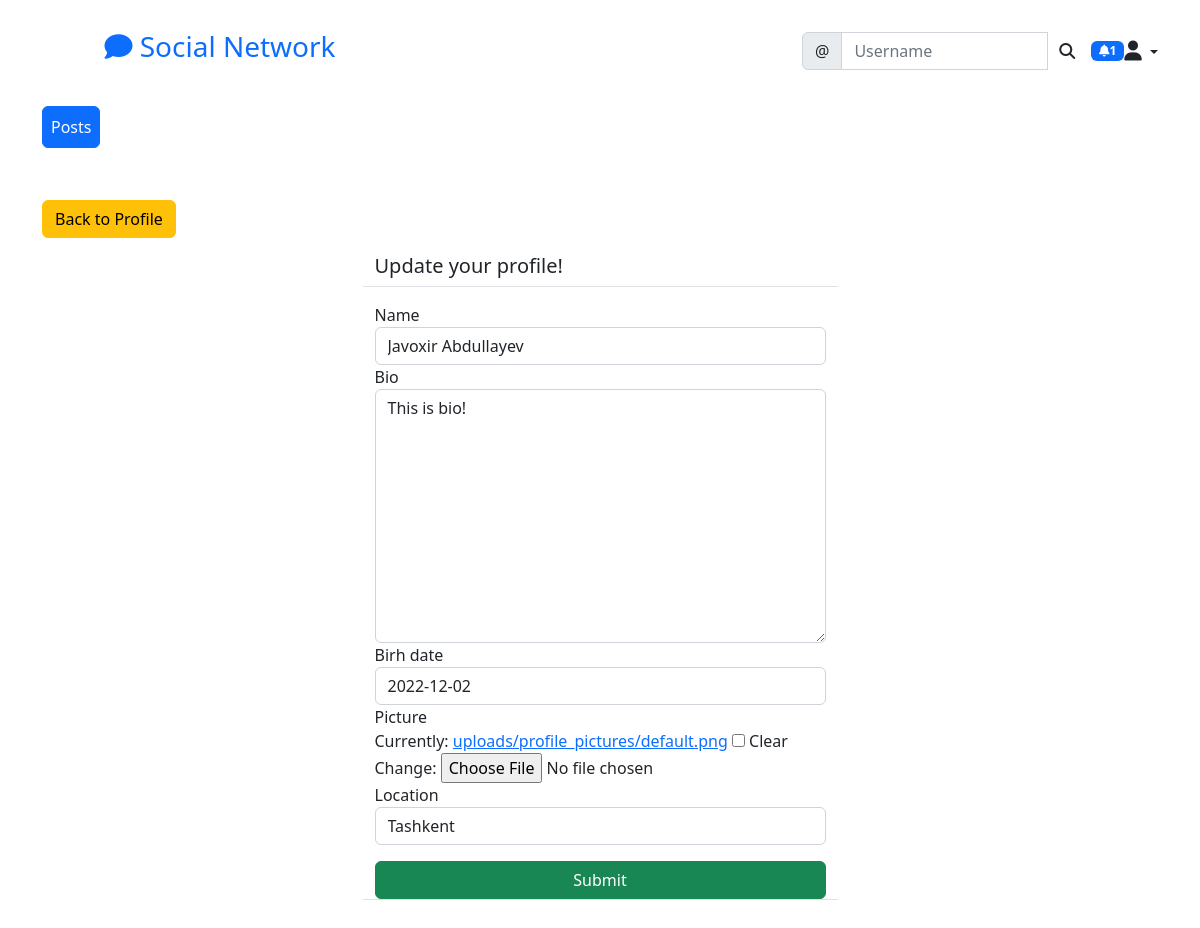
Screenshot of /social/profile/edit/3 (signed in) with the database file from the repository.
### social/models.py (models this page shows)
class UserProfile(models.Model):
    user = models.OneToOneField(User, primary_key=True,verbose_name='user',related_name='profile', on_delete=models.CASCADE)
    name = models.CharField(max_length=30, blank=True, null=True)
    bio = models.TextField(max_length=500, blank=True, null=True)
    birh_date = models.DateField(null=True, blank=True)
    location = models.CharField(max_length=100, blank=True, null=True)
    picture = models.ImageField(upload_to='uploads/profile_pictures', blank=True, default='uploads/profile_pictures/default.png')
    followers = models.ManyToManyField(User, blank=True, related_name='followers')

### social/views.py (the view, shortened to what this page needs)
class ProfileEditView(LoginRequiredMixin,UserPassesTestMixin, UpdateView):
    model = UserProfile
    fields = ['name', 'bio', 'birh_date', 'picture', 'location']
    template_name ='social/profile_edit.html'
    def test_func(self):
        profile = self.get_object()
        return self.request.user == profile.user

### landing/templatetags/custom_tags.py (called while the page is built)
@register.inclusion_tag('social/show_notifications.html', takes_context=True)
def show_notifications(context):
	request_user = context['request'].user
	notifications = Notification.objects.filter(to_user=request_user).exclude(user_has_seen=True).order_by('-date')
	return {'notifications': notifications}

### social/templates/social/profile_edit.html (shortened to what this page needs)
{% extends 'landing/base.html' %}
{% load crispy_forms_tags %}
{% block content %}
<div class="container">
    <div class="row mt-5">
        <div class="col-md-5 col-sm-6">
            <a href="{% url 'profile' object.pk %}" class="btn btn-warning">Back to Profile</a>
        </div>
    </div>
    <div class="row justify-content-center mt-3">
        <div class="col-md-5 col-sm-12 border-bottom">
            <h5>Update your profile!</h5>
        </div>
    </div>
    <div class="row justify-content-center mt-3 mb-5">
        <div class="col-md-5 col-sm-12 border-bottom">
            <form method="POST" enctype="multipart/form-data">
                {{form|crispy}}
            <div class="d-grid gap-2">
                <button class="btn btn-success mt-3">Submit</button>
            </div>
            </form>
        </div>
    </div>
</div>
{% endblock content %}

### rows the page displays
UserProfile: name "Javoxir Abdullayev", bio "This is bio!", birh_date "2022-12-02", location "Tashkent"

### other values shown
{{ notifications.count }} "1"
